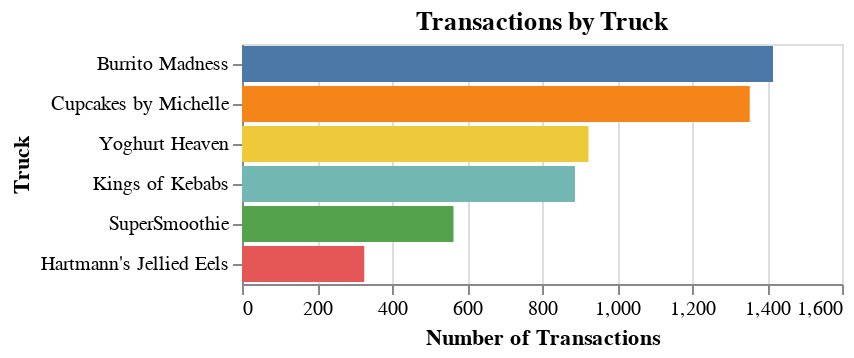

Notebook source saved alongside this figure:
### Markdown cell above
### Transactions By Truck

### Code cell
transactions_by_truck = data.groupby(
    'truck_name').size().reset_index(name='transactions')

# Create bar chart
chart = alt.Chart(transactions_by_truck).mark_bar().encode(
    x=alt.X('transactions', title='Number of Transactions'),
    y=alt.Y('truck_name', sort='-x', title='Truck'),
    color=alt.Color('truck_name', legend=None)
).properties(
    title='Transactions by Truck'
)

chart.display()

### Figure 1 — Vega-Lite specification as saved in the notebook (floating-point values rounded to 4 significant figures)
{"config": {"view": {"continuousWidth": 300, "continuousHeight": 300}}, "data": {"name": "data-fb1aa9866bad522ad0fc7cb35b796a23"}, "mark": {"type": "bar"}, "encoding": {"color": {"field": "truck_name", "legend": null, "type": "nominal"}, "x": {"field": "transactions", "title": "Number of Transactions", "type": "quantitative"}, "y": {"field": "truck_name", "sort": "-x", "title": "Truck", "type": "nominal"}}, "title": "Transactions by Truck", "$schema": "https://vega.github.io/schema/vega-lite/v6.1.0.json", "datasets": {"data-fb1aa9866bad522ad0fc7cb35b796a23": [{"truck_name": "Burrito Madness", "transactions": 1416}, {"truck_name": "Cupcakes by Michelle", "transactions": 1354}, {"truck_name": "Hartmann's Jellied Eels", "transactions": 326}, {"truck_name": "Kings of Kebabs", "transactions": 888}, {"truck_name": "SuperSmoothie", "transactions": 564}, {"truck_name": "Yoghurt Heaven", "transactions": 924}]}}
